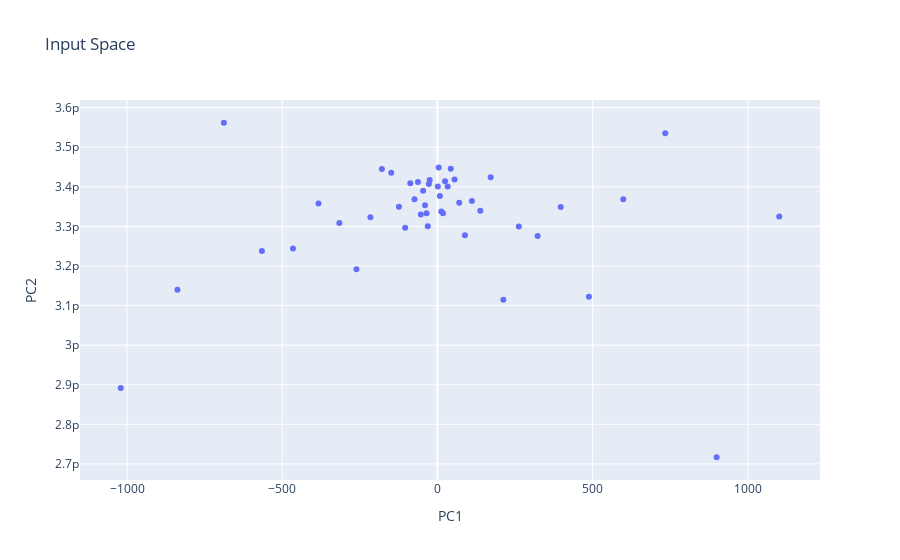
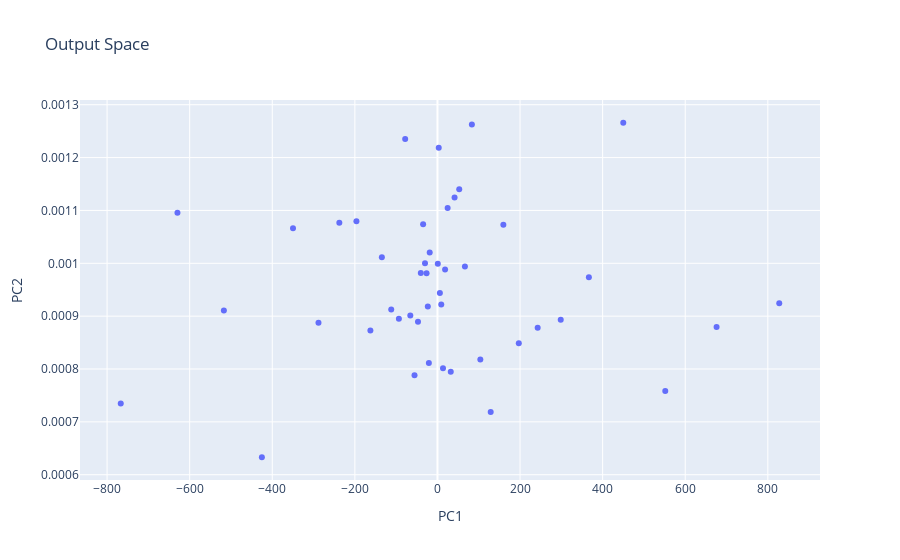
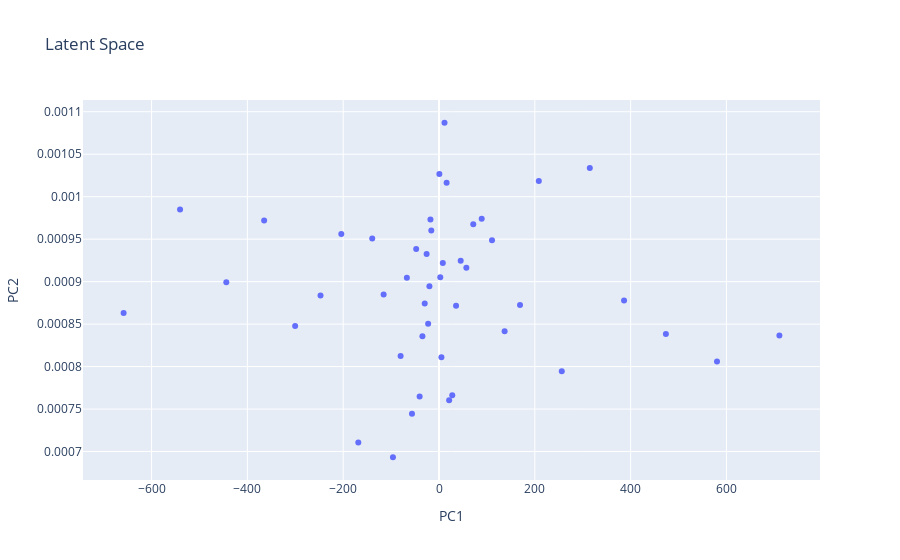

Write notebook code for charts like these, in order.
### Code cell
#Visualize the input and latent space principal components after shiftin the input

#Compute and plot the input space and the output space principal components

from sklearn.decomposition import PCA

output = []
input = []
preds_space=[]
for i in range(0, 2300, 50):
    inputs=1000+y[i:i+200]
    if time:
        inputs=np.append(y[i:i+200], t[i+200:i+250])
        inputs=np.append(inputs, t[i+200:i+250]%1)
    inputs = torch.tensor(inputs)
    outputs =net.encoder(inputs.float())
    preds=net.fc3(outputs)
    output.append(outputs.detach().numpy())
    input.append(inputs.detach().numpy())
    preds_space.append(preds.detach().numpy())

input=np.array(input)
output=np.array(output)
preds_space=np.array(preds_space)

pca = PCA(n_components=2)
pca.fit(input)
input_pca = pca.transform(input)

pca = PCA(n_components=2)
pca.fit(output)
output_pca = pca.transform(output)

pca = PCA(n_components=2)
pca.fit(preds_space)
preds_pca = pca.transform(preds_space)


#plot with plotly in two separate plots

import plotly.graph_objects as go
fig = go.Figure()
fig.add_trace(go.Scatter(x=input_pca[:,0], y=input_pca[:,1], mode='markers', name='Input Space'))
fig.update_layout(title='Input Space', xaxis_title='PC1', yaxis_title='PC2')
fig.show()

import plotly.graph_objects as go
fig = go.Figure()
fig.add_trace(go.Scatter(x=output_pca[:,0], y=output_pca[:,1], mode='markers', name='Output Space'))
fig.update_layout(title='Output Space', xaxis_title='PC1', yaxis_title='PC2')
fig.show()

import plotly.graph_objects as go
fig = go.Figure()
fig.add_trace(go.Scatter(x=preds_pca[:,0], y=preds_pca[:,1], mode='markers', name='preds Space'))
fig.update_layout(title='Latent Space', xaxis_title='PC1', yaxis_title='PC2')
fig.show()

### Figure 1 — Plotly figure (JSON) as saved in the notebook; plotly's stock layout.template omitted (floating-point values rounded to 4 significant figures)
{"data": [{"mode": "markers", "name": "Input Space", "type": "scatter", "x": [-24.95, 1.091, -27.69, 4.118, -31.04, 7.815, -35.12, 12.33, -40.11, 17.85, -46.21, 24.58, -53.65, 32.81, -62.75, 42.86, -73.85, 55.14, -87.42, 70.13, -104.0, 88.44, -124.2, 110.8, -148.9, 138.1, -179.1, 171.5, -216.0, 212.2, -261.1, 262.0, -316.1, 322.8, -383.3, 397.1, -465.3, 487.8, -565.6, 598.6, -688.0, 733.9, -837.5, 899.1, -1020.0, 1101.0], "y": [3.417e-12, 3.401e-12, 3.407e-12, 3.449e-12, 3.301e-12, 3.377e-12, 3.333e-12, 3.338e-12, 3.353e-12, 3.333e-12, 3.39e-12, 3.414e-12, 3.33e-12, 3.401e-12, 3.412e-12, 3.446e-12, 3.369e-12, 3.419e-12, 3.409e-12, 3.36e-12, 3.297e-12, 3.278e-12, 3.349e-12, 3.364e-12, 3.436e-12, 3.34e-12, 3.445e-12, 3.424e-12, 3.323e-12, 3.115e-12, 3.192e-12, 3.3e-12, 3.308e-12, 3.276e-12, 3.358e-12, 3.349e-12, 3.244e-12, 3.122e-12, 3.238e-12, 3.368e-12, 3.562e-12, 3.535e-12, 3.14e-12, 2.717e-12, 2.892e-12, 3.325e-12]}], "layout": {"title": {"text": "Input Space"}, "xaxis": {"title": {"text": "PC1"}}, "yaxis": {"title": {"text": "PC2"}}}}

### Figure 2 — Plotly figure (JSON) as saved in the notebook; plotly's stock layout.template omitted (floating-point values rounded to 4 significant figures)
{"data": [{"mode": "markers", "name": "Output Space", "type": "scatter", "x": [-18.76, 0.8197, -20.82, 3.095, -23.33, 5.875, -26.4, 9.269, -30.15, 13.42, -34.74, 18.48, -40.33, 24.67, -47.17, 32.22, -55.52, 41.45, -65.72, 52.72, -78.17, 66.48, -93.39, 83.3, -112.0, 103.8, -134.7, 128.9, -162.4, 159.6, -196.2, 197.0, -237.6, 242.7, -288.1, 298.5, -349.8, 366.7, -425.2, 450.0, -517.2, 551.7, -629.6, 675.9, -766.9, 827.7], "y": [0.00102, 0.0009993, 0.0008115, 0.001219, 0.0009185, 0.000944, 0.0009814, 0.000922, 0.001, 0.0008014, 0.001074, 0.0009883, 0.0009814, 0.001105, 0.0008895, 0.000795, 0.0007882, 0.001124, 0.0009012, 0.00114, 0.001235, 0.000994, 0.000895, 0.001262, 0.0009126, 0.0008181, 0.001012, 0.0007185, 0.0008727, 0.001073, 0.00108, 0.0008488, 0.001077, 0.0008781, 0.0008876, 0.0008934, 0.001066, 0.0009735, 0.000633, 0.001266, 0.0009108, 0.0007582, 0.001095, 0.0008794, 0.0007345, 0.0009245]}], "layout": {"title": {"text": "Output Space"}, "xaxis": {"title": {"text": "PC1"}}, "yaxis": {"title": {"text": "PC2"}}}}

### Figure 3 — Plotly figure (JSON) as saved in the notebook; plotly's stock layout.template omitted (floating-point values rounded to 4 significant figures)
{"data": [{"mode": "markers", "name": "preds Space", "type": "scatter", "x": [-16.1, 0.7038, -17.87, 2.657, -20.03, 5.044, -22.67, 7.957, -25.89, 11.52, -29.82, 15.86, -34.63, 21.17, -40.49, 27.66, -47.66, 35.58, -56.42, 45.26, -67.11, 57.08, -80.17, 71.51, -96.12, 89.14, -115.6, 110.7, -139.4, 137.0, -168.5, 169.1, -204.0, 208.3, -247.3, 256.3, -300.3, 314.8, -365.0, 386.3, -444.0, 473.6, -540.5, 580.3, -658.4, 710.5], "y": [0.0009603, 0.001027, 0.0009732, 0.0009051, 0.0008946, 0.0008111, 0.0008503, 0.000922, 0.0009325, 0.001087, 0.0008743, 0.001016, 0.0008358, 0.0007605, 0.0007647, 0.0007661, 0.0009385, 0.0008717, 0.0007444, 0.0009246, 0.0009045, 0.0009164, 0.0008124, 0.0009676, 0.0006933, 0.0009741, 0.0008849, 0.0009486, 0.0009507, 0.0008417, 0.0007106, 0.0008724, 0.0009561, 0.001018, 0.0008837, 0.0007946, 0.0008477, 0.001034, 0.000972, 0.0008777, 0.0008991, 0.0008382, 0.0009848, 0.0008059, 0.0008631, 0.0008367]}], "layout": {"title": {"text": "Latent Space"}, "xaxis": {"title": {"text": "PC1"}}, "yaxis": {"title": {"text": "PC2"}}}}
